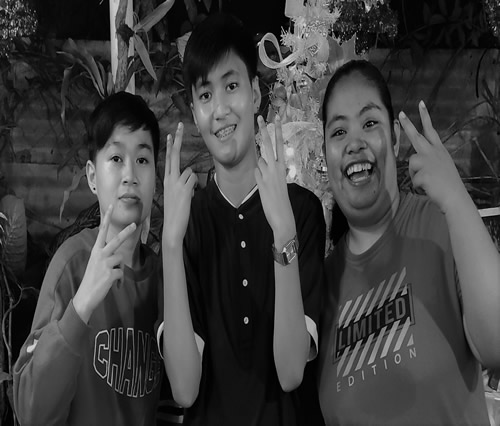
#> input picture pogi.jpg, 500 x 426 px, found by its file name
$ jupyter execute 'code for pogi.ipynb'
#> lines starting #> are read from the running program, lines starting #| are printed output that depends on the picture; after the words box and inside, x2 and y2 are one past the last pixel; in counts of white or black regions, pixels touching at a corner belong together
[cell 1]
import cv2

[cell 2]
# Get user supplied values
imagePath = r"C:\Users\Dwiw\Desktop\SCHOOL WORKS\3RD YEAR COLLEGE\EMERGING TECHNOLOGIES IN COMPUTER ENGINEERING\FaceDetect-master\FaceDetect-master\pogi.jpg"
cascPath =  r"C:\Users\Dwiw\Desktop\SCHOOL WORKS\3RD YEAR COLLEGE\EMERGING TECHNOLOGIES IN COMPUTER ENGINEERING\FaceDetect-master\FaceDetect-master\haarcascade_frontalface_default.xml"

[cell 3]
# Create the haar cascade
faceCascade = cv2.CascadeClassifier(cascPath)

[cell 4]
# Read the image
image = cv2.imread(imagePath)
#> image is the input picture: shape (426, 500, 3); min 0, max 220, mean 63.1
gray = cv2.cvtColor(image, cv2.COLOR_BGR2GRAY)

[cell 5]
# Detect faces in the image
faces = faceCascade.detectMultiScale(
    gray,
    scaleFactor=1.1,
    minNeighbors=5,
    minSize=(30, 30),
)
#> faces = [[89, 129, 79, 79], [306, 86, 100, 100], [178, 60, 86, 86]]

[cell 6]
print ("Found {0} faces!".format(len(faces)))
#| Found 3 faces!


# Draw a rectangle around the faces
for (x, y, w, h) in faces:
    cv2.rectangle(image, (x, y),(x+w, y+h), (0, 255, 0),2)
#> this loop made 3 passes
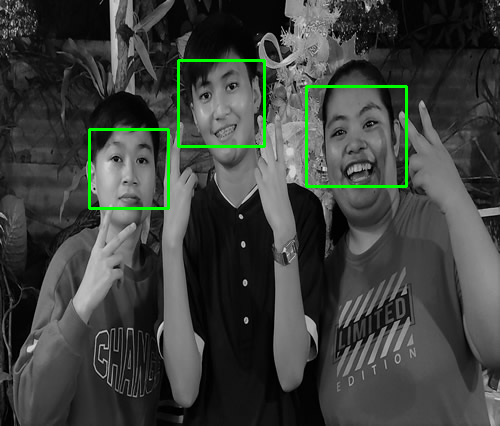
#> image: shape (426, 500, 3); 1.49% of pixels changed, all inside (x1, y1, x2, y2) = (88, 59, 408, 210)

[cell 7]
cv2.imshow("Faces found", image)
cv2.waitKey(0)
#> Out = 27


$ run again, with little_mix_right.jpg copied over pogi.jpg
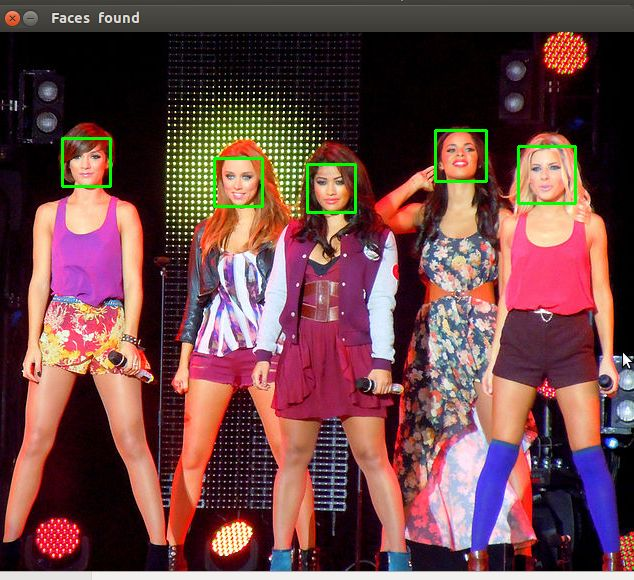
#> input picture little_mix_right.jpg, 634 x 580 px, found by its file name
#> image is the input picture: shape (580, 634, 3); mean B, G, R 71.1, 70.2, 109.2
#> `gray = cv2.cvtColor(image, cv2.COLOR_BGR2GRAY)`:
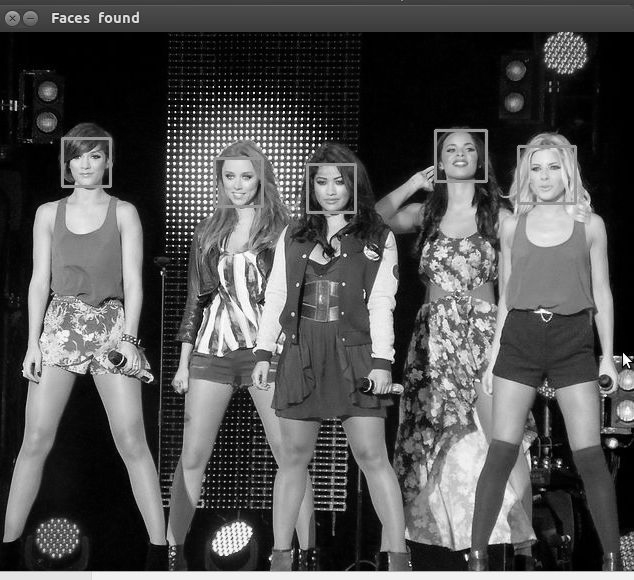
#> gray: shape (580, 634); min 0, max 255, mean 81.9
#> faces = [[214, 158, 49, 49], [309, 166, 44, 44], [437, 132, 48, 48], [65, 142, 44, 44], [515, 144, 61, 61], [420, 212, 76, 76], [27, 500, 60, 60]]
#| Found 7 faces!
#> the loop `for (x, y, w, h) in faces:` made 7 passes
#> after the loop `for (x, y, w, h) in faces:`:
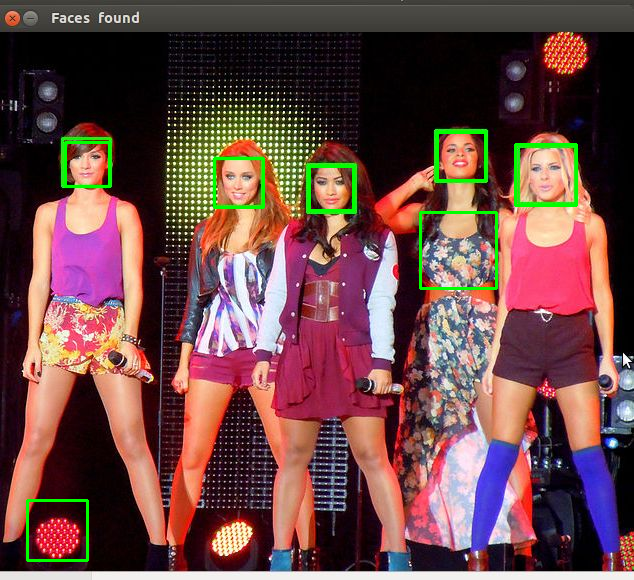
#> image: shape (580, 634, 3); 1.24% of pixels changed, all inside (x1, y1, x2, y2) = (26, 131, 578, 562)
#> Out = 27
